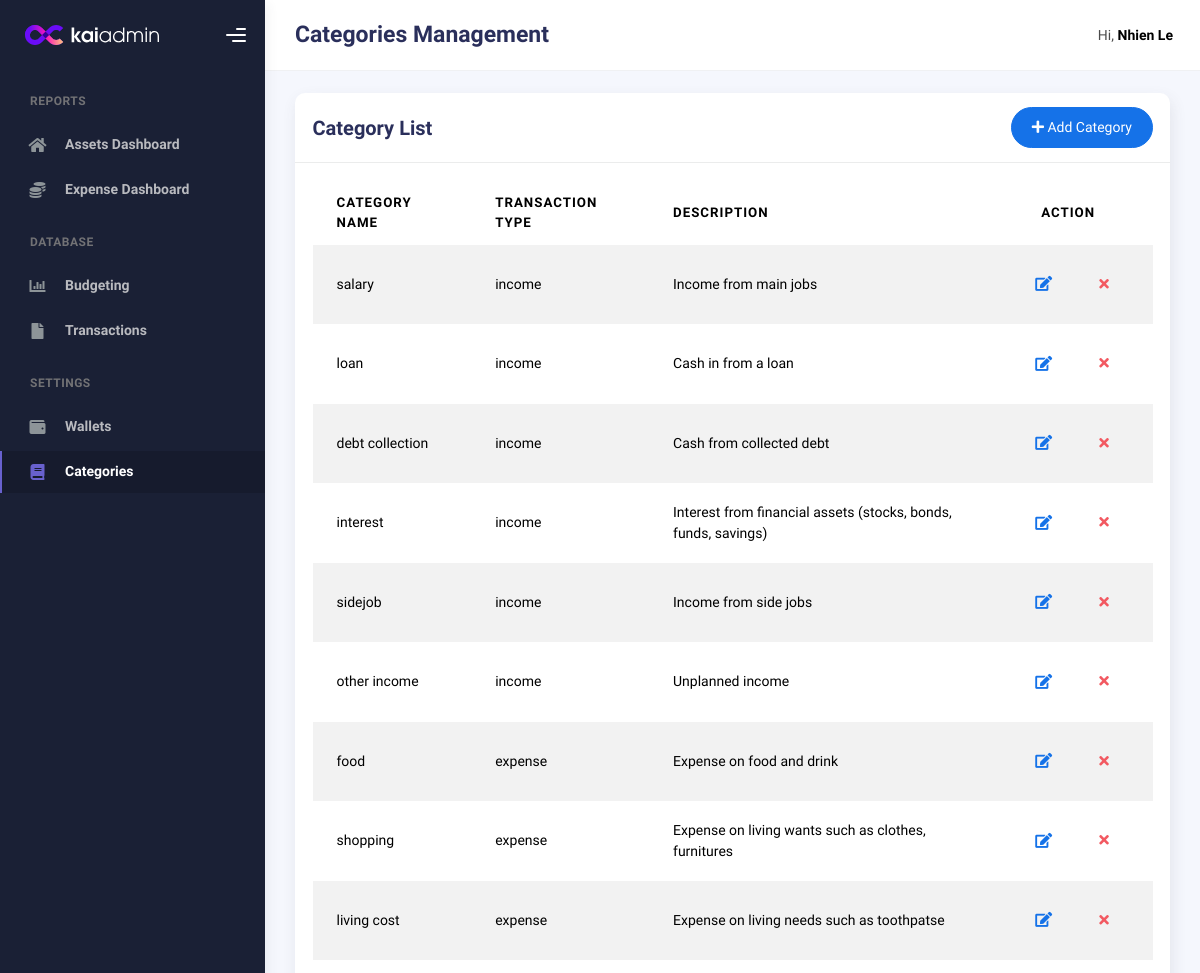
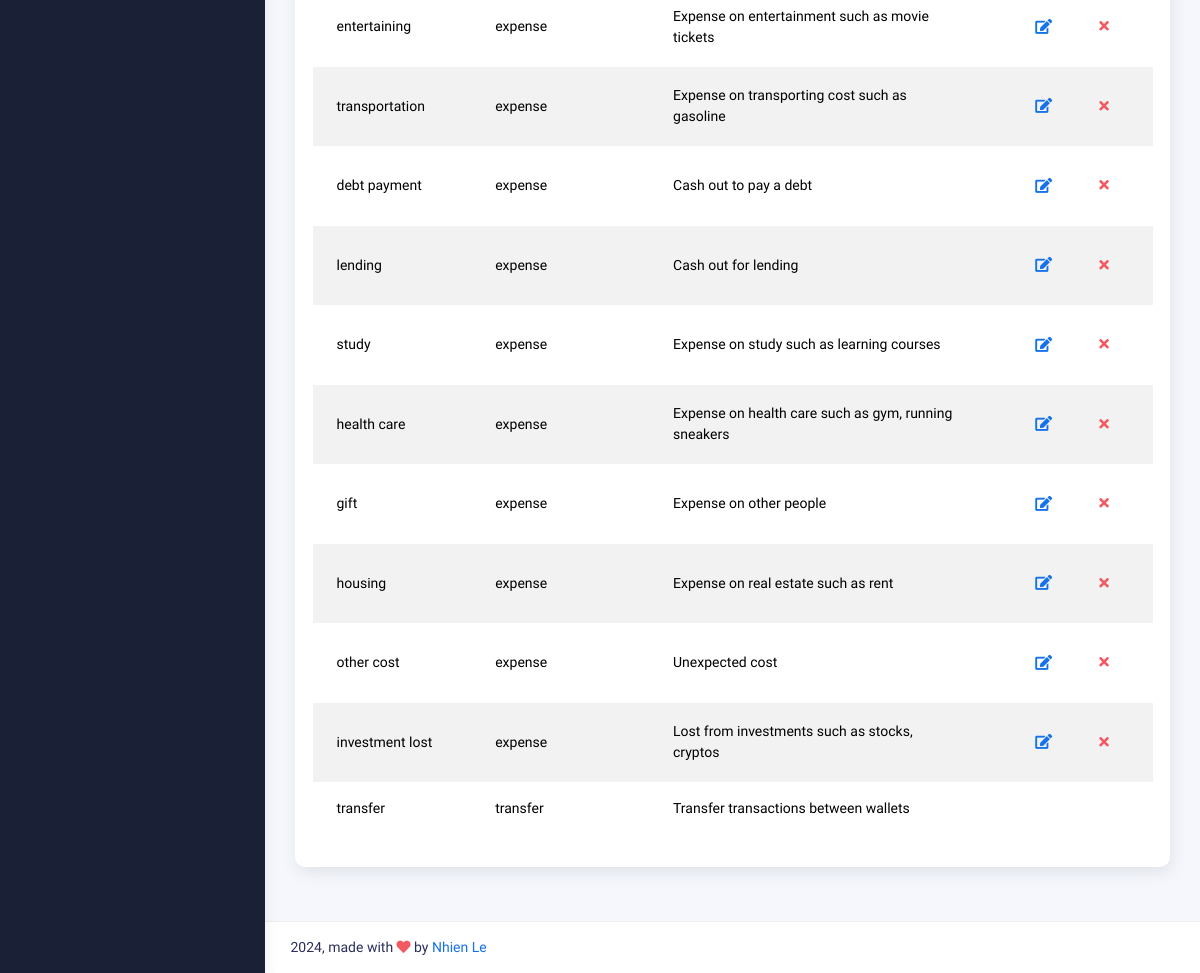
Page /categories (signed in) on the committed database (2 pictures, top to bottom).
### models.py (models this page shows)
class User(Base):
    __tablename__ = "users"
    id = Column(Integer, primary_key=True, index=True)
    username = Column(String, index=True)
    fullname = Column(String)
    email = Column(String, unique=True, index=True)
    hashed_password = Column(String)
    is_active = Column(Boolean, default=True)
    registered_date = Column(DateTime, default=datetime.now)
    updated_date = Column(DateTime, default=datetime.now, onupdate=datetime.now)
    wallets = relationship("Wallet", back_populates="user", cascade="all, delete-orphan")
    categorys = relationship("Category", back_populates="user", cascade="all, delete-orphan")
    transactions = relationship("Transaction", back_populates="user", cascade="all, delete-orphan")

class Category(Base):
    __tablename__ = "categories"
    id = Column(Integer, primary_key=True, index=True)
    user_id = Column(Integer, ForeignKey("users.id"))
    transaction_type_id = Column(Integer, ForeignKey("transaction_types.id"))
    category_name = Column(String)
    description = Column(String)
    created_date = Column(DateTime, default=datetime.now)
    user = relationship("User", back_populates="categorys")
    transaction_type = relationship("TransactionType", back_populates="category")
    transaction = relationship("Transaction", back_populates="category", cascade="all, delete-orphan")

class TransactionType(Base):
    __tablename__ = "transaction_types"
    id = Column(Integer, primary_key=True, index=True)
    transaction_type_name = Column(String)
    category = relationship("Category", back_populates="transaction_type")

### main.py (the view)
@app.get('/categories')
async def get_categories(request: Request, db: Session = Depends(get_db)):
    user_id = request.cookies.get("user_id")
    username = crud.get_user(db, user_id=user_id).fullname
    categories = crud.get_categories(db, user_id=user_id)
    transaction_types = crud.get_transaction_types(db, ie=True)
    return templates.TemplateResponse('categories.html',
                                      {'request': request,
                                       'username': username,
                                       'categories': categories,
                                       'transaction_types': transaction_types})

### templates/categories.html (shortened to what this page needs)
{% extends "layout.html" %}
{% block pagename %}Categories Management{% endblock %}
{% block inner %}
<div class="col-md-12">
    <div class="card">
        <div class="card-header">
            <div class="d-flex align-items-center">
                <h4 class="card-title">Category List</h4>
                <button class="btn btn-primary btn-round ms-auto" data-bs-toggle="modal" data-bs-target="#addRowModal"
                    id="addRowButton">
                    <i class="fa fa-plus"></i>
                    Add Category
                </button>
            </div>
        </div>
        <div class="card-body">
            <div class="table-responsive">
                <table id="multi-filter-select" class="display table table-striped table-hover">
                    <thead>
                        <tr>
                            <th>Category name</th>
                            <th>Transaction type</th>
                            <th>Description</th>
                            <th style="text-align:center">Action</th>
                        </tr>
                    </thead>
                    <tbody>
                        {% for category in categories %}
                        <tr>
                            <td>{{ category.category_name }}</td>
                            <td>{{ category.transaction_type.transaction_type_name }}</td>
                            <td>{{ category.description }}</td>
                            <td style="text-align:center">
                                {% if category.category_name != 'transfer' %}
                                <div class="form-button-action">
                                    <button type="button" data-bs-toggle="tooltip" title="Update"
                                        class="btn btn-link btn-primary btn-lg"
                                        onclick="openUpdateModal({{ category.id }},
                                                                '{{ category.category_name }}',
                                                                '{{ category.transaction_type_id }}',
                                                                '{{ category.description }}')">
                                        <i class="fa fa-edit"></i>
                                    </button>
                                    <button type="button" data-bs-toggle="tooltip" title="Remove"
                                    class="btn btn-link btn-danger" onclick="deleteCategory({{ category.id }})">
                                        <i class="fa fa-times"></i>
                                    </button>
                                </div>
                                {% endif %}
                            </td>
                        </tr>
                        {% endfor %}
                    </tbody>
                </table>
            </div>
        </div>
    </div>
</div>
{% endblock %}

### templates/layout.html (shortened to what this page needs)
<!DOCTYPE html>
<html lang="en">
  <head>
    <link rel="stylesheet" href="static/css/bootstrap.min.css" />
    <link rel="stylesheet" href="static/css/plugins.min.css" />
    <link rel="stylesheet" href="static/css/kaiadmin.min.css" />
  </head>
  <body>
    <div class="wrapper">
      <div class="sidebar" data-background-color="dark">
        <div class="sidebar-logo">
          <div class="logo-header" data-background-color="dark">
            <a href="asset.html" class="logo">
              <img
                src="static/img/kaiadmin/logo_light.svg"
                alt="navbar brand"
                class="navbar-brand"
                height="20"
              />
            </a>
            <div class="nav-toggle">
              <button class="btn btn-toggle toggle-sidebar">
                <i class="gg-menu-right"></i>
              </button>
            </div>
          </div>
        </div>
        <div class="sidebar-wrapper scrollbar scrollbar-inner">
          <div class="sidebar-content">
            <ul class="nav nav-secondary">
              <li class="nav-section">
                <h4 class="text-section">REPORTS</h4>
              </li>
              <li class="nav-item {% if request.path == '/asset' %}active{% endif %}">
                  <a href="/asset">
                      <i class="fas fa-home"></i>
                      <p>Assets Dashboard</p>
                  </a>
              </li>
              <li class="nav-item {% if request.path == '/income_expense' %}active{% endif %}">
                  <a href="/income_expense">
                      <i class="fas fa-coins"></i>
                      <p>Expense Dashboard</p>
                  </a>
              </li>
              <li class="nav-section">
                  <h4 class="text-section">DATABASE</h4>
              </li>
              <li class="nav-item {% if request.path == '/budget' %}active{% endif %}">
                  <a href="/budget">
                      <i class="fas fa-chart-bar"></i>
                      <p>Budgeting</p>
                  </a>
              </li>
              <li class="nav-item {% if request.path == '/transactions' %}active{% endif %}">
                  <a href="/transactions">
                      <i class="fas fa-file"></i>
                      <p>Transactions</p>
                  </a>
              </li>
              <li class="nav-section">
                <h4 class="text-section">SETTINGS</h4>
              </li>
              <li class="nav-item {% if request.path == '/wallets' %}active{% endif %}">
                  <a href="/wallets">
                      <i class="fas fa-wallet"></i>
                      <p>Wallets</p>
                  </a>
              </li>
              <li class="nav-item {% if request.path == '/categories' %}active{% endif %}">
                  <a href="/categories">
                      <i class="fas fa-book"></i>
                      <p>Categories</p>
                  </a>
              </li>
            </ul>
          </div>
        </div>
      </div>
      <div class="main-panel">
        <div class="main-header">
          <nav
            class="navbar navbar-header navbar-header-transparent navbar-expand-lg border-bottom"
          >
            <div class="container-fluid">
              <nav class="nav-item topbar-user dropdown hidden-caret">
                <h3 class="fw-bold mb-3" style="margin-bottom: 0 !important;">{% block pagename %}{% endblock %}</h3>
              </nav>
              <ul class="navbar-nav topbar-nav ms-md-auto align-items-center">
                <li class="nav-item topbar-user dropdown hidden-caret">
                  <a
                    class="dropdown-toggle profile-pic"
                    data-bs-toggle="dropdown"
                    href="#"
                    aria-expanded="false"
                  >
                    <span class="profile-username">
                      <span class="op-7">Hi,</span>
                      <span class="fw-bold">{{ username }}</span>
                    </span>
                  </a>
                </li>
              </ul>
            </div>
          </nav>
        </div>
        <div class="container">
          <div class="page-inner">
            {% block inner %}
            {% endblock %}
          </div>
        </div>
        <footer class="footer">
          <div class="container-fluid d-flex justify-content-between">
            <div class="copyright">
              2024, made with <i class="fa fa-heart heart text-danger"></i> by
              <a href="http://www.nhienle.com">Nhien Le</a>
            </div>
          </div>
        </footer>
      </div>
    </div>
  </body>
</html>

### rows in the picture
User: fullname "Nhien Le"
Category: category_name "salary", transaction_type.transaction_type_name "income", description "Income from main jobs"
Category: category_name "loan", transaction_type.transaction_type_name "income", description "Cash in from a loan"
Category: category_name "debt collection", transaction_type.transaction_type_name "income", description "Cash from collected debt"
Category: category_name "interest", transaction_type.transaction_type_name "income", description "Interest from financial assets (stocks, bonds, funds, savings)"
Category: category_name "sidejob", transaction_type.transaction_type_name "income", description "Income from side jobs"
Category: category_name "other income", transaction_type.transaction_type_name "income", description "Unplanned income"
Category: category_name "food", transaction_type.transaction_type_name "expense", description "Expense on food and drink"
Category: category_name "shopping", transaction_type.transaction_type_name "expense", description "Expense on living wants such as clothes, furnitures"
Category: category_name "living cost", transaction_type.transaction_type_name "expense", description "Expense on living needs such as toothpatse"
Category: category_name "entertaining", transaction_type.transaction_type_name "expense", description "Expense on entertainment such as movie tickets"
Category: category_name "transportation", transaction_type.transaction_type_name "expense", description "Expense on transporting cost such as gasoline"
Category: category_name "debt payment", transaction_type.transaction_type_name "expense", description "Cash out to pay a debt"
Category: category_name "lending", transaction_type.transaction_type_name "expense", description "Cash out for lending"
Category: category_name "study", transaction_type.transaction_type_name "expense", description "Expense on study such as learning courses"
Category: category_name "health care", transaction_type.transaction_type_name "expense", description "Expense on health care such as gym, running sneakers"
Category: category_name "gift", transaction_type.transaction_type_name "expense", description "Expense on other people"
Category: category_name "housing", transaction_type.transaction_type_name "expense", description "Expense on real estate such as rent"
Category: category_name "other cost", transaction_type.transaction_type_name "expense", description "Unexpected cost"
Category: category_name "investment lost", transaction_type.transaction_type_name "expense", description "Lost from investments such as stocks, cryptos"
Category: category_name "transfer", transaction_type.transaction_type_name "transfer", description "Transfer transactions between wallets"
